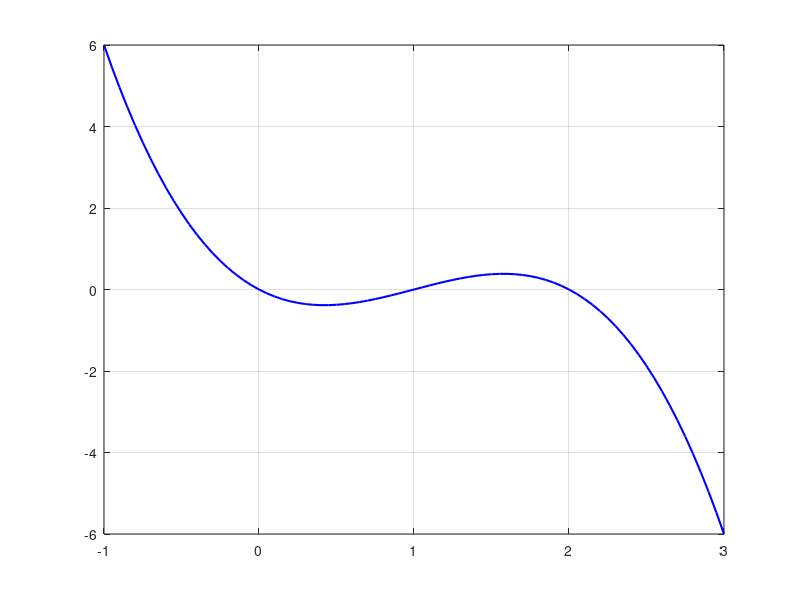

The MATLAB source for this figure: (Note: this script raises an error after producing the figure.)
clc, clear, close all

x = -1:0.05:3;
fnc = @(x) -x.^3+3*x.^2-2*x;
y = fnc(x);

fig = figure("Color", "w");
hold(gca, "on")
box(gca, "on")
grid(gca, "on")
plot(x, y, "LineWidth", 1.5, "Color", "b")
yline(0, "LineWidth", 1.5, "LineStyle", "--", "Color", "k")
xline(0, "LineWidth", 1.5, "LineStyle", "--", "Color", "r")

x1 = (3+sqrt(3))/3;
y1 = fnc(x1);
scatter3(x1, y1, 20, "filled", ...
    "MarkerEdgeColor", "k", "MarkerFaceColor", "k")
text(x1, y1+0.5, "$(1.5774, 0.3849)$", "Interpreter", "latex", "FontSize", 12)

x2 = (3-sqrt(3))/3;
y2 = fnc(x2);
scatter3(x2, y2, 20, "filled", ...
    "MarkerEdgeColor", "k", "MarkerFaceColor", "k")
text(x2, y2-0.5, "$(0.4226, -0.3849)$", "Interpreter", "latex", "FontSize", 12)

exportgraphics(fig, "fig5.jpg", "Resolution", 600)